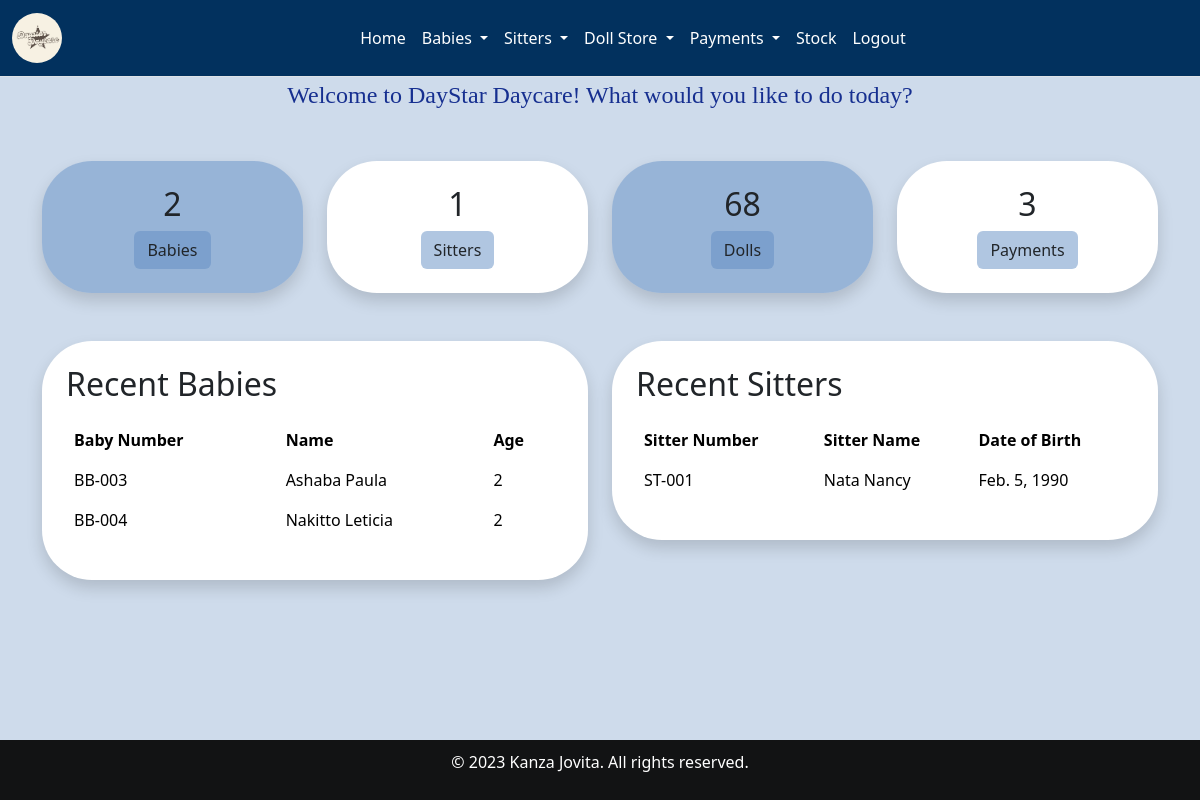
/home/ (signed in), run on an earlier commit of the app's database.
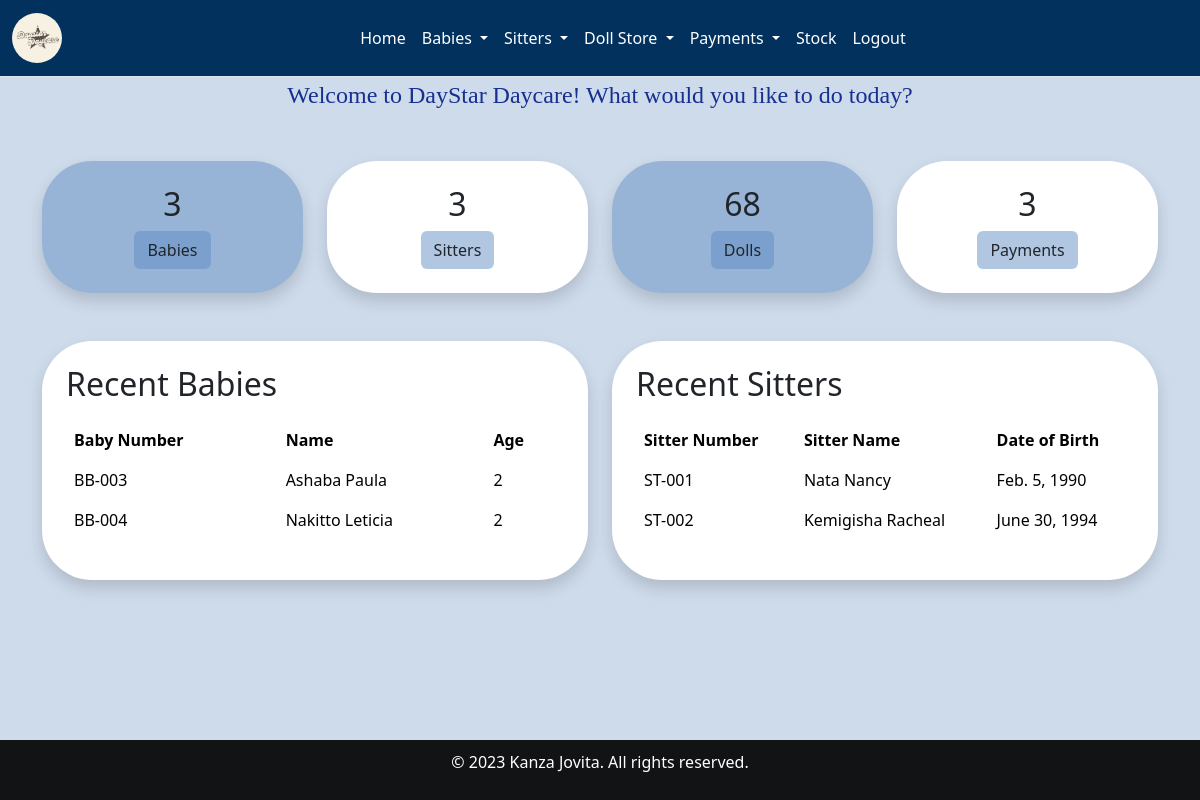
And on a later commit of the database.
### home/models.py (models this page shows, shortened)
class Babyreg(models.Model):
    Baby_name = models.CharField(max_length=30, null=False, blank=False)
    baby_number = models.CharField(max_length=30, null=False, blank=False)
    fathers_names = models.CharField(max_length=30, null=False, blank=False)
    mothers_names = models.CharField(max_length=30, null=False, blank=False)
    c_stay = models.ForeignKey(Categorystay, on_delete=models.SET_NULL, null=True, blank=True)
    Date = models.DateTimeField()
    Gender = models.CharField(max_length=30, null=False, blank=False)
    Age = models.IntegerField()
    Location = models.CharField(max_length=30, null=False, blank=False)
    brought = models.CharField(max_length=200)
    created_at = models.DateTimeField(auto_now_add=True,null=True)

class Sitterreg(models.Model):
    Sitter_name = models.CharField(max_length=30, null=False,blank=False)
    Sitter_number = models.CharField(max_length=30, null=False, blank=False)
    Date_of_birth = models.DateField(null=True, blank=True)
    Contact = models.CharField(max_length=30,null=False,blank=False)
    date = models.DateTimeField()
    Location_choices = [('Kabalagala', 'Kabalagala'),]
    Location = models.CharField(choices=Location_choices, max_length=100)
    Gender =  models.CharField(choices=[('male', 'Male'),('female', 'Female')], max_length=100)
    Level_of_education = models.CharField(choices=[('Degree','Degree'),('Diploma','Diploma'),('Certificate','Certificate')],max_length=200,default=0)
    Next_of_kin = models.CharField(max_length=30, null=False,blank=False)
    NIN = models.CharField(max_length=30, null=False,blank=False)
    Recommenders_name = models.CharField(max_length=30, null=False,blank=False)
    Religion = models.CharField(choices=[('Anglican', 'Anglican'),('Catholic', 'Catholic'),('Pentecostal','Pentecostal'),('Muslim','Muslim'),('Other','Other')], max_length=100)
    created_at = models.DateTimeField(auto_now_add=True,null=True)

### home/views.py (the view)
# urls.py: 2. Add a URL to urlpatterns:  path('', views.home, name='home')
@login_required
def home(request):
    count_babies = Babyreg.objects.count()
    count_sitters = Sitterreg.objects.count()
    count_transactions = Payment.objects.count()
    recent_babies = Babyreg.objects.all()[:2]
    sitters = Sitterreg.objects.all()[:2]
    total_agg = Doll.objects.aggregate(total=Sum('quantity'))
    context = {
        "count_babies": count_babies,
        "count_sitters": count_sitters,
        "count_dolls_in_stock":total_agg['total'],
        "count_payments": count_transactions,
        "sitters": sitters,
        "recent_babies": recent_babies
    }
    return render(request,'home.html',context)

### home/templates/home.html (shortened to what this page needs)
{% extends 'base.html' %}
{% block content %}
<p style="font-size: x-large;color:rgb(22, 47, 144); text-align: center; font-family: Cambria, Cochin, Georgia, Times, 'Times New Roman', serif;">Welcome to DayStar Daycare! What would you like to do today?</p>
<div class="container mt-5">
    <div class="row">
        <div class="col-md-3 text-center mb-4">
            <div class="p-4 shadow" style="border-radius: 50px; background-color:  rgba(99, 141, 195, 0.5);">
                <h2 class="text-2xl font-bold text-blue-500 mb-2">{{ count_babies }}</h2>
                <a style="background-color: rgba(99, 141, 195, 0.5);" href="{%  url 'babiesform' %}" class="btn">Babies</a>
            </div>
        </div>
        <div class="col-md-3 text-center mb-4">
            <div class="bg-white p-4 shadow" style="border-radius: 50px;">
                <h2 class="text-2xl font-bold text-blue-500 mb-2">{{ count_sitters }}</h2>
                <a style="background-color: rgba(99, 141, 195, 0.5);" href="{%  url 'sittersform' %}" class="btn ">Sitters</a>
            </div>
        </div>
        <div class="col-md-3 text-center mb-4">
            <div class=" p-4  shadow" style="border-radius: 50px; background-color:  rgba(99, 141, 195, 0.5);">
                <h2 class="text-2xl font-bold text-blue-500 mb-2">{{ count_dolls_in_stock }}</h2>
                <a style="background-color: rgba(99, 141, 195, 0.5);" href="{%  url 'doll' %}" class="btn">Dolls</a>
            </div>
        </div>
        <div class="col-md-3 text-center mb-4">
            <div class="bg-white p-4 shadow" style="border-radius: 50px;">
                <h2 class="text-2xl font-bold text-blue-500 mb-2">{{ count_payments }}</h2>
                <a style="background-color: rgba(99, 141, 195, 0.5);" href="{%  url 'paymentform' %}" class="btn">Payments</a>
            </div>
        </div>
    </div>
</div>
<div class="container mt-4">
    <div class="row">
        <div class="col-md-6 mb-4">
            <div class="bg-white p-4 shadow" style="border-radius: 50px;">
                <h2 class="text-lg font-bold mb-3">Recent Babies</h2>
                <table class="table">
                    <thead class="bg-blue-500 text-white">
                        <tr>
                            <th>Baby Number</th>
                            <th>Name</th>
                            <th>Age</th>
                        </tr>
                    </thead>
                    <tbody>
                        {% for baby in recent_babies %}
                        <tr>
                            <td>BB-00{{ baby.id }}</td>
                            <td>{{ baby.Baby_name }}</a></td>
                            <td>{{ baby.Age }}</td>
                        </tr>
                        {% endfor %}
                    </tbody>
                </table>
            </div>
        </div>
        <div class="col-md-6 mb-4">
            <div class="bg-white p-4 shadow" style="border-radius: 50px;">
                <h2 class="text-lg font-bold mb-3">Recent Sitters</h2>
                <table class="table">
                    <thead class="bg-blue-500 text-white">
                        <tr>
                            <th>Sitter Number</th>
                            <th>Sitter Name</th>
                            <th>Date of Birth</th>
                        </tr>
                    </thead>
                    <tbody>
                        {% for sitter in sitters %}
                        <tr>
                            <td>ST-00{{ sitter.id }}</td>
                            <td>{{ sitter.Sitter_name }}</a></td>
                            <td>{{ sitter.Date_of_birth }}</td>
                        </tr>
                        {% endfor %}
                    </tbody>
                </table>
            </div>
        </div>
    </div>
</div>
<footer>
    <div class="footer">
      <p>&copy; 2023 Kanza Jovita. All rights reserved.</p>
    </div>
  </footer>
{% endblock %}

What changed in the data, as far as the page shows it:
added Sitterreg: id "2", Sitter_name "Kemigisha Racheal", Date_of_birth "June 30, 1994"
Also different on the page:
{{ count_babies }}: "2" → "3"
{{ count_sitters }}: "1" → "3"
